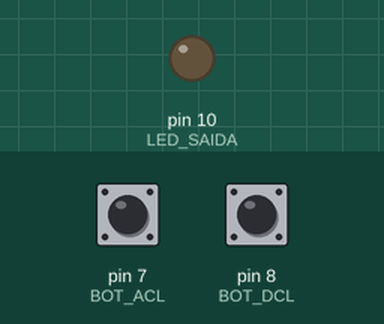
A sketch run on a simulated Arduino Uno, built with avr-gcc and run on an emulated ATmega328P. Parts: output pins drawn as LEDs (lit = HIGH). Dashed ring = blinking. The test bench sets the inputs (shaded band); at power-on: pin 8 (BOT_DCL) HIGH, pin 7 (BOT_ACL) HIGH.

Above: at 1.2 s.
1.3 s: pin 8 (BOT_DCL) pulsed LOW 5 times (0.12 s each, 0.3 s apart)
At 3.6 s:
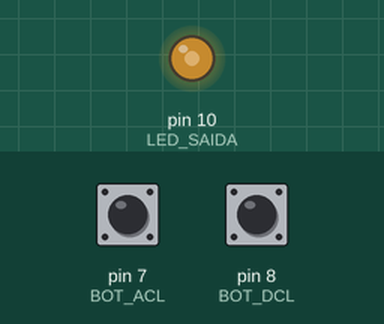
4.3 s: pin 7 (BOT_ACL) pulled LOW for 0.15 s
At 4.92 s:
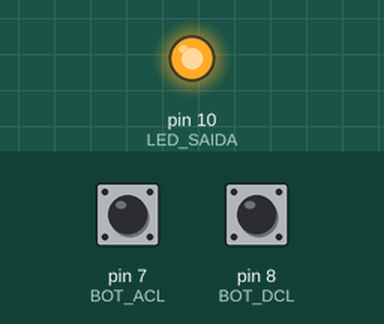
7.3 s: pin 8 (BOT_DCL) pulled LOW for 0.15 s
8.9 s: pin 7 (BOT_ACL) pulled LOW for 1 s
At 9.27 s:
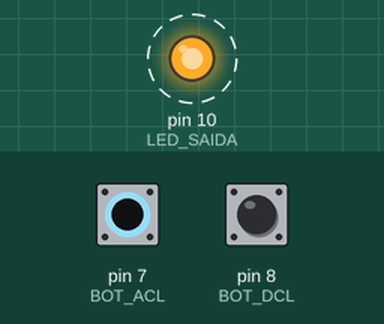
11.9 s: pin 8 (BOT_DCL) pulled LOW for 1 s
Timing chart, 0 to 14.9 s (numbered marks = the images above; inputs shaded):
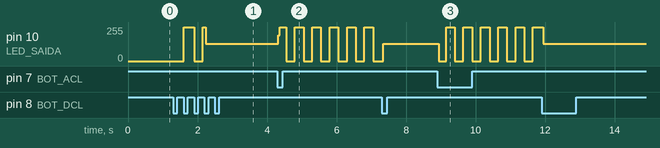

The sketch:

teste_led4.ino
```cpp
#define LED_SAIDA 10 // LED PISCA
#define BOT_ACL 7 // BOTAO ACELERA LED
#define BOT_DCL 8 // BOTAO DESACELERA LED
byte valor = 0;  // CONVERTE VALOR PARA BYTE
int tempo_inicio=0; // VARIAVEL CONTROLE TEMPO INICIAL
int tempo_final; // VARIAVEL CONTROLE TEMPO FINAL
int intervalo=1000; // VARIAVEL INTERVALO PISCA LED
int Delay = 250; // VARIAVEL DELAY DE TEMPO / VELOC PISCA
int tempo; // VARIAVEL TEMPO
int bot_acl=0; // VARIAVEL ESTADO ACELERACAO
int bot_dcl=0; // VARIAVEL ESTADO DESACELERACAO
boolean liga_desl=true; //
int led = HIGH;

void setup (){  // FUNCAO SETUP DECLARANDO IN/OUT
  pinMode(LED_SAIDA, OUTPUT);
  pinMode(BOT_ACL, INPUT);
  pinMode(BOT_DCL, INPUT);
}

void velocidade(){ // FUNCAO CONTROLE VELOCIDADE LED
  if(valor==1){
    intervalo+=Delay;
  }
  else if((valor==2)&&(intervalo>200)){
    intervalo-=Delay;
  }
  else if(((valor==3)&&((millis()-tempo)<500))){
    digitalWrite(LED_SAIDA,HIGH);
  }
}
void loop(){   // FUNCAO LOOP DE ACORDO COM O ESTADO SELECIONADO
  tempo = millis();
  if ((tempo-tempo_inicio)>=intervalo){
    led = !led;
    tempo_inicio = millis();
    tempo_inicio=tempo; digitalWrite(LED_SAIDA, led);
  }

  if((digitalRead(BOT_DCL)==0) && (digitalRead(BOT_ACL)==0)){
    valor=3;
    velocidade();
    valor=0;
    while(1);
  }
  if(bot_acl){
    if(digitalRead(BOT_ACL)){
      bot_acl=0;
    }
  }
  else if(digitalRead(BOT_ACL)==LOW){
    bot_acl=1;
    valor=1;
    velocidade();
  }
   if(bot_dcl){
    if(digitalRead(BOT_DCL)){
      bot_dcl=0;
    }
  }
  else if(digitalRead(BOT_DCL)==LOW){
    bot_dcl=1;
    valor=2;
    velocidade();
  }
}
```

Measured:
- after the input at 4.3 s, pin 10 (LED_SAIDA): 128/255 → 192/255 at once, then moves between 0/255 and 255/255, repeating every 1.0 s
- after the input at 8.9 s, pin 10 (LED_SAIDA): alternates 255/255 for 0.25 s and 0/255 for 0.25 s, starting at once
